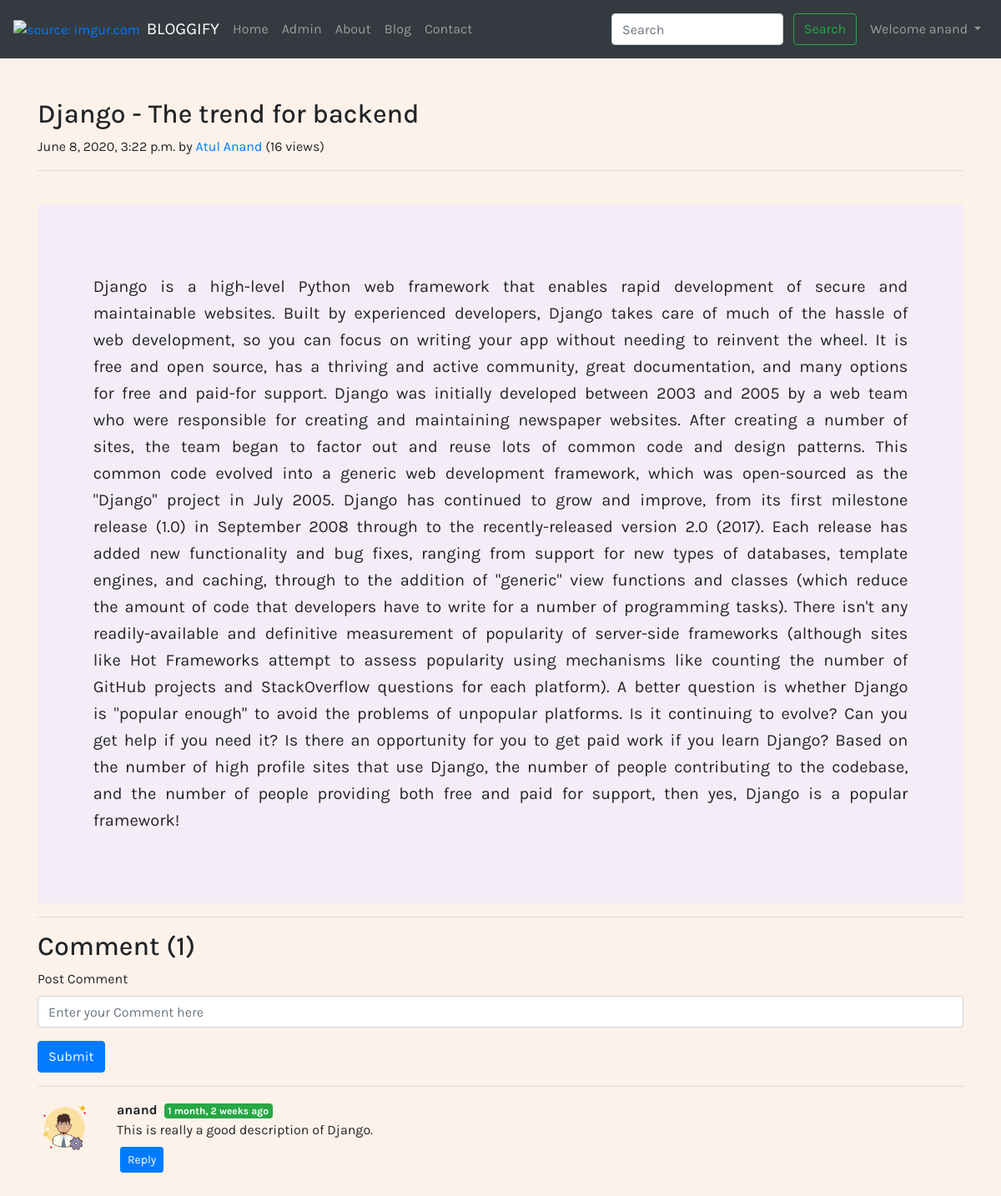
The app's page /blog/Django-post (signed in) with its own data.
### mysite/models.py (models this page shows, shortened)
class Post(models.Model):
    sno = models.AutoField(primary_key = True)
    title = models.CharField(max_length=300)
    content = models.TextField()
    author = models.CharField(max_length=40)
    slug = models.CharField(max_length=130)
    view = models.IntegerField(default=0)
    timestamp = models.DateTimeField(default=now)

class BlogComment(models.Model):
    sno = models.AutoField(primary_key = True)
    comment = models.TextField()
    user = models.ForeignKey(User, on_delete=models.CASCADE)
    post = models.ForeignKey(Post, on_delete=models.CASCADE)
    parent = models.ForeignKey('self', on_delete=models.CASCADE, null=True)
    timestamp = models.DateTimeField(default=now)

### mysite/views.py (the view)
# urls.py: path('<str:slug>',views.blogPost,name='blogPost'),
def blogPost(request , slug):
    post = Post.objects.filter(slug=slug).first()
    post.view = post.view+1
    post.save()
    comments = BlogComment.objects.filter(post=post, parent=None)
    replies = BlogComment.objects.filter(post=post).exclude(parent=None)
    repDict={}
    for reply in replies:
        if reply.parent.sno not in repDict.keys():
            repDict[reply.parent.sno] = [reply]
        else:
            repDict[reply.parent.sno].append(reply)
    context = {'post':post, 'comments':comments , 'user' : request.user, 'replyDict' : repDict}
    return render(request, 'mysite/blogPost.html',context)

### mysite/templatetags/getDict.py (called while the page is built)
@register.filter(name='get_val')
def get_val(dict, key):
    return dict.get(key)

### home/templates/mysite/blogPost.html (shortened to what this page needs)
{% extends 'base.html' %}
{% block body %}
{% load humanize %}
{% load getDict %}
<div class="container mt-5">
    <div class="blog-post">
        <h2 class="blog-post-title">{{ post.title }}</h2>
        <p class="blog-post-meta">{{ post.timestamp }} by <a href="#">{{ post.author }}</a><span > ({{ post.view }} views)</span></p>
        <hr>
        <br>
        <div class="aa">
            <p>{{ post.content|safe }}</p>
        </div>
    </div>
    <hr>
</div>
<div class="container">
    <h2>Comment ({{ comments.count }})</h2>
    <div class="my-2">
        {% if user.is_authenticated %}
        <form action="/blog/postComment" method="post">
            <div class="form-group">
                <label for="exampleInputEmail1">Post Comment</label>
                <input type="text" name="comment" class="form-control" id="exampleInputEmail1"
                    placeholder="Enter your Comment here" />
            </div>
            <button type="submit" class="btn btn-primary">Submit</button>
        </form>
        {% else %}
        <h4 style="padding-bottom: 10px">Please Login To Comment</h4>
        {% endif %}
    </div>
    <hr>
    {% for comment in comments %}
    <div class="row my-3">
        <div class="col-md-1">
            <img src="/static/img/admin.png" class="rounded mx-auto d-block w-100 " alt="Not Found">
        </div>
        <div class="col-md-11">
            <b> {{ comment.user.username }} </b> <span class="badge badge-success ml-1" style="font-size: 12px">
                {{ comment.timestamp | naturaltime }}</span>
            <div>
                {{ comment.comment }}
            </div>
            <div class="reply mx-1 my-2">
                {% if user.is_authenticated %}
                <p>
                    <a class="btn btn-sm btn-primary" data-toggle="collapse" href="#replyBox{{ comment.sno }}"
                        role="button" aria-expanded="false" aria-controls="collapseExample">
                        Reply
                    </a>
                </p>
                {% endif %}
            </div>
        </div>
    </div>
    {% endfor %}
</div>
<br>
<br>
<br>
{% endblock body %}

### home/templates/base.html (shortened to what this page needs)
<!doctype html>
<html lang="en">
  <head>
    <link rel="stylesheet" href="https://stackpath.bootstrapcdn.com/bootstrap/4.5.0/css/bootstrap.min.css">
  </head>
  <body>
    <nav class="navbar navbar-expand-lg navbar-dark bg-dark">
      <a href="https://i.imgur.com/XnsEiw3.jpg"><img src="https://i.imgur.com/XnsEiw3.jpg" title="source: imgur.com" height="50px"/></a>
      <a class="navbar-brand mx-2" href="/">BLOGGIFY</a>
      <div class="collapse navbar-collapse" id="navbarSupportedContent">
        <ul class="navbar-nav mr-auto">
          <li class="nav-item {% block activeHome %} {% endblock activeHome %}">
            <a class="nav-link" href="/">Home <span class="sr-only">(current)</span></a>
          </li>
          {% if request.user.is_superuser %}
          <li class="nav-item {% block activeAdmin %} {% endblock activeAdmin %}">
            <a class="nav-link" href="/adminside">Admin</a>
          </li>
          {% endif %}
          <li class="nav-item {% block activeAbout %} {% endblock activeAbout %}">
            <a class="nav-link" href="/about">About</a>
          </li>
            <li class="nav-item {% block activeBlog %} {% endblock activeBlog %}">
            <a class="nav-link" href="/blog">Blog</a>
          </li>
          <li class="nav-item {% block activeContact %} {% endblock activeContact %}">
            <a class="nav-link" href="/contact">Contact</a>
          </li>
        </ul>
        <div class="ml-auto form-inline ">
        <form class="my-2 my-lg-0 mr-2" action="/search" method="get">
          <input class="form-control mr-sm-2" type="search" placeholder="Search" aria-label="Search" name="query">
          <button class="btn btn-outline-success my-2 my-sm-2 {% block activeSearch %} {% endblock activeSearch %}" type="submit">Search</button>
        </form>
        {% if user.is_authenticated %}
            <ul class="navbar-nav ml-auto">
                <li class="nav-item dropdown">
                    <a class="nav-link dropdown-toggle" href="#" id="navbarDropdown" role="button" data-toggle="dropdown" aria-haspopup="true" aria-expanded="false">
                      Welcome {{ request.user }}
                    </a>
                  </li>
            </ul>
        {% endif %}
        </div>
      </div>
     </nav>
    {% block body %}
    {% endblock body %}
  </body>
</html>

### records on screen
Post: title "Django - The trend for backend", timestamp "June 8, 2020, 3:22 p.m.", author "Atul Anand", view "16", content "Django is a high-level Python web framework that enables rapid development of secure and maintainable websites. Built by experienced developers, Django takes care of much of the hassle of web development, so you can focus on writing your app without needing to reinvent the wheel. It is free and open source, has a thriving and active community, great documentation, and many options for free and paid-for support. Django was initially developed between 2003 and 2005 by a web team who were responsible for creating and maintaining newspaper websites. After creating a number of sites, the team began to factor out and reuse lots of common code and design patterns. This common code evolved into a…"
BlogComment: user.username "anand", timestamp "1 month, 2 weeks ago", comment "This is really a good description of Django."

### other values on screen
{{ request.user }} "anand"
{{ comments.count }} "1"
